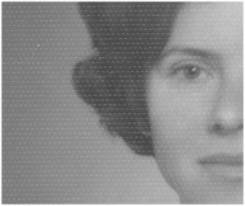
#> input picture Dethicuoiky/Cuoiky/face.jpg, 245 x 206 px
$ jupyter execute 20230022_NguyenMinhDang.ipynb
#> lines starting #> are read from the running program, lines starting #| are printed output that depends on the picture
[cell 1]
import numpy as np
import matplotlib.pyplot as plt
from scipy.fft import fft2, fftshift, ifft2, ifftshift

[cell 2]
face = plt.imread("face.jpg")
#> face is the input picture: shape (206, 245, 3); min 67, max 255, mean 138.7

plt.imshow(face, cmap='gray')

[cell 3]
face.shape
#> Out = (206, 245, 3)

[cell 4]
def Grayscale_Luminosity(img):
    R = np.array(img[:,:,0], dtype=np.float32)
    G = np.array(img[:,:,1], dtype=np.float32)
    B = np.array(img[:,:,2], dtype=np.float32)
    output = 0.3*R + 0.59*G + 0.11*B
    return output

def Mirror_Padding_v2(img, nx, ny):
    height, width = img.shape
    height_new = height + 2*nx
    width_new = width + 2*ny
    output = np.zeros([height_new, width_new])
    # Center
    output[nx:height_new-nx, ny:width_new-ny] = img
    # Top and Bottom
    output[:nx, ny:width_new-ny] = img[nx-1::-1, :] # Top
    output[height+nx:, ny:width_new-ny] = img[height-1:height-nx-1:-1, :] # Bottom
    # Left and Right
    output[:height_new, :ny] = output[:, 2*ny:ny:-1] # Left
    output[:height_new, width_new-ny:width_new] = output[:, width_new-ny-1:width_new-2*ny-1:-1] # Right
    return output

[cell 5]
face = Grayscale_Luminosity(face)
N, M = face.shape
#> N = 206; M = 245
face = face[5:N-5, 5:M-5]
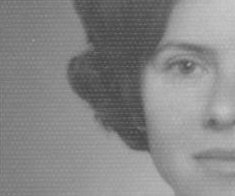
#> face: shape (196, 235) float32; min 67, max 200, mean 134.8

[cell 6]
def clear_all(img, a, b, c, d, k=1):
#> called with a = 40, b = 15, c = 15, d = 300, k = 1.5
    F = fft2(img)
    F_shift = fftshift(F)
    max_ = np.max((np.log(np.abs(F_shift))).ravel())
#> max_ = 15.64
    std_ = np.std((np.log(np.abs(F_shift))).ravel())
#> std_ = 1.22
    mean_ = np.median((np.log(np.abs(F_shift))).ravel())
#> mean_ = 5.65
    mean_f = np.median(F_shift)
    N, M = img.shape
#> N = 196; M = 235
    for i in range(N):
        for j in range(M):
            value = np.log(np.abs(F_shift[i,j]))
            if N//2-a < i < N//2+a and M//2-b < j < M//2+b:
                continue
            if N//2-c < i < N//2+c and M//2-d < j < M//2+d:
                continue
            elif (mean_ + k*std_) < value < (max_):
                F_shift[i,j] = 0
    # Inverse Fourier transform
    G = ifftshift(F_shift)
    g =  ifft2(G)

    return g, F_shift

[cell 7]
face_clear, F_shift = clear_all(face, 40, 15, 15, 300, 1.5)
face_clear = np.abs(face_clear)

[cell 8]
plt.figure(figsize=(15, 10))

plt.subplot(121)
plt.imshow(face_clear, cmap='gray')

plt.subplot(122)
plt.imshow(np.log(np.abs(F_shift)+1), cmap='gray')
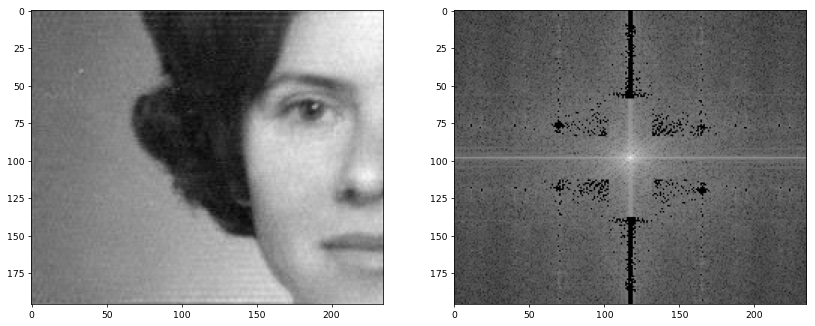
#> figure drawn by matplotlib, 2 panels

[cell 9]
plt.figure(figsize=(15, 10))

plt.subplot(121)
plt.imshow(face, cmap='gray')

plt.subplot(122)
plt.imshow(face_clear, cmap='gray')
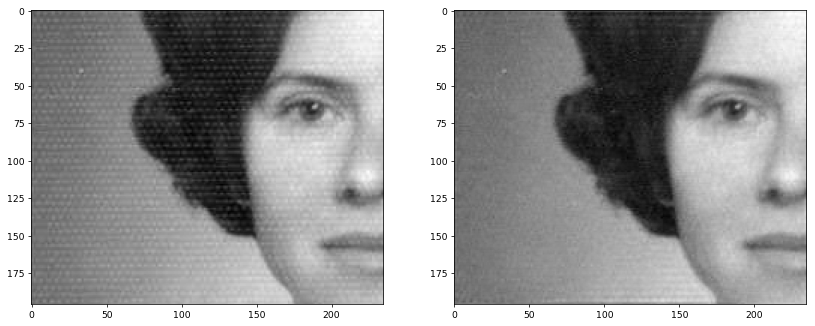
#> figure drawn by matplotlib, 2 panels

[cell 10]
def Median_Filter(img, size):
    img = Mirror_Padding_v2(img, size[0], size[1])
#> in Mirror_Padding_v2, `output[nx:height_new-nx, ny:width_new-ny] = img`:
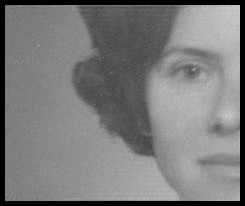
#> output: shape (206, 245) float64; min 0, max 200.6, mean 123
#> in Mirror_Padding_v2, `output[:height_new, width_new-ny:width_new] = output[:, width_new-ny-1..`:
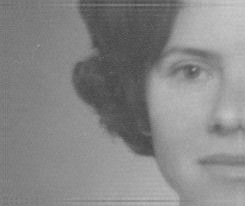
#> output: shape (206, 245) float64; min 67.76, max 200.6, mean 135.4
    m, n = img.shape
#> m = 206; n = 245
    output = np.zeros([m ,n])
    for x in range(size[0], m-size[0]):
        for y in range(size[1], n-size[1]):
            elements = img[x-size[0]//2:x+size[0]//2+1, y-size[1]//2:y+size[1]//2+1]
            output[x,y] = np.median(elements)
    return output[size[0]:m-size[0], size[1]:n-size[1]]

[cell 11]
face_clear_meadian = Median_Filter(face_clear, (5,5))

[cell 12]
plt.figure(figsize=(15, 10))

plt.subplot(121)
plt.imshow(face_clear, cmap='gray')

plt.subplot(122)
plt.imshow(face_clear_meadian, cmap='gray')

[cell 13]
def Sobel_Filter(img, return_abs=False):
    # Get Constant metrices
    wx = np.array([[-1.0,-2.0,-1.0], [0.0,0.0,0.0], [1.0,2.0,1.0]])
    wy = np.array([[-1.0,0.0,1.0], [-2.0,0.0,2.0], [-1.0,0.0,1.0]])
    # Get Constant metrices
    img = Mirror_Padding_v2(img, 3, 3)
#> call 2 of Mirror_Padding_v2, with nx = 3, ny = 3
#> in Mirror_Padding_v2 (call 2), `output[nx:height_new-nx, ny:width_new-ny] = img`:
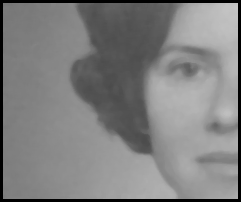
#> output: shape (202, 241) float64; min 0, max 197.1, mean 127.5
#> in Mirror_Padding_v2 (call 2), `output[:height_new, width_new-ny:width_new] = output[:, width_new-ny-1..`:
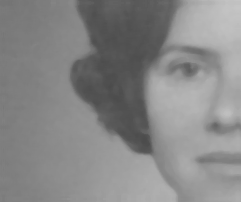
#> output: shape (202, 241) float64; min 75.52, max 197.1, mean 135.2
    m, n = img.shape
#> m = 202; n = 241
    output = np.zeros([m, n])
    for x in range(3, m-3):
        for y in range(3, n-3):
            elements = img[x-3//2:x+3//2+1, y-3//2:y+3//2+1]
            gx = np.sum(np.multiply(wx, elements))
            gy = np.sum(np.multiply(wy, elements))
            if return_abs == True:
                output[x, y] = np.abs(gx) + np.abs(gy)
            else:
                output[x, y] = np.sqrt(gx**2 + gy**2)
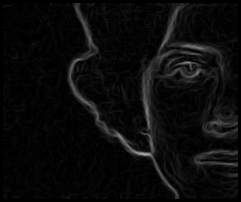
#> output: shape (202, 241) float64; min 0, max 170.8, mean 11.4
    return output[3:m-3, 3:n-3]
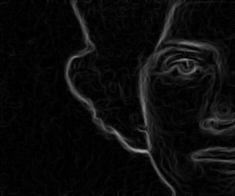
#> returned value: shape (196, 235) float64; min 0, max 170.8, mean 12.1

[cell 14]
face_sobel = Sobel_Filter(face_clear_meadian)

[cell 15]
plt.figure(figsize=(15, 10))

plt.subplot(121)
plt.imshow(face_clear_meadian, cmap='gray')

plt.subplot(122)
plt.imshow(face_sobel, cmap='gray')
